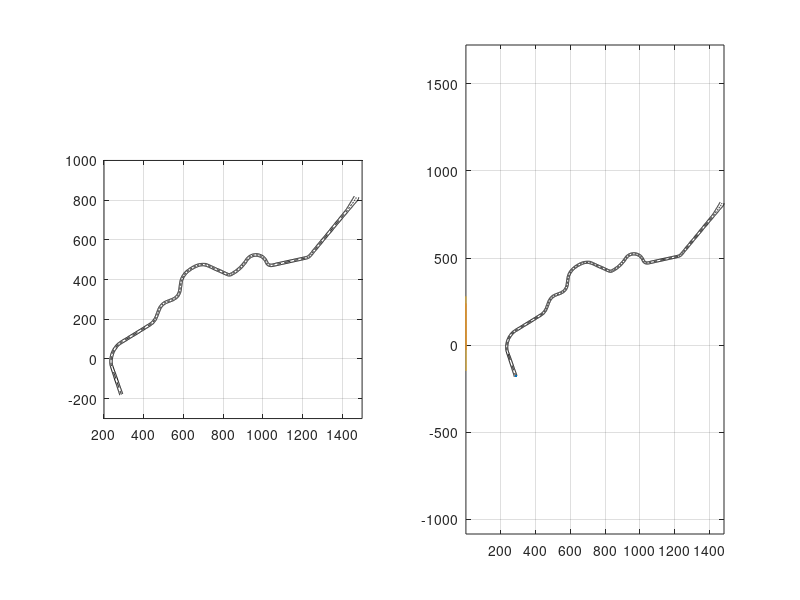

MATLAB code for this plot: (Note: this script raises an error after producing the figure.)
clc;clear;close all;
% load track information
load('TestTrack2.mat');
load('LeadCarA_input_init.mat')
load('LeadCarB_input_init.mat')
load('s_distance.mat')
% read the track data 
range = 1:246;
centerx = TestTrack.cline(1,range); centery = TestTrack.cline(2,range);
blx = TestTrack.bl(1,range);        bly = TestTrack.bl(2,range);
brx = TestTrack.br(1,range);        bry = TestTrack.br(2,range);
rlx = TestTrack.leftlane(1,range);  rly = TestTrack.leftlane(2,range);
rrx = TestTrack.rightlane(1,range); rry = TestTrack.rightlane(2,range);
head = TestTrack.theta(1,range);
% poly-fit the track data 
n_poly = range(end)*5;
x_poly = spline(1:range(end),centerx,linspace(1,range(end),n_poly));        y_poly = spline(1:range(end),centery,linspace(1,range(end),n_poly));
blx_poly = spline(1:range(end),blx,linspace(1,range(end),n_poly));          bly_poly = spline(1:range(end),bly,linspace(1,range(end),n_poly));
brx_poly = spline(1:range(end),brx,linspace(1,range(end),n_poly));          bry_poly = spline(1:range(end),bry,linspace(1,range(end),n_poly));
rlx_poly = spline(1:range(end),rlx,linspace(1,range(end),n_poly));          rly_poly = spline(1:range(end),rly,linspace(1,range(end),n_poly));        
rrx_poly = spline(1:range(end),rrx,linspace(1,range(end),n_poly));          rry_poly = spline(1:range(end),rry,linspace(1,range(end),n_poly));        
head_poly = spline(1:range(end),head,linspace(1,range(end),n_poly));
% construct reference inputs and states 
U_ref = zeros(2,n_poly-1);
U_ref(2,:) = 1000;
Y_ref = zeros(4,n_poly);
Y_ref(1,:) = 10;
Y_ref(2,:) = rrx_poly(1:n_poly);
Y_ref(3,:) = rry_poly(1:n_poly);
Y_ref(4,:) = head_poly(1:n_poly);

% plot the track
figure(1)
subplot(1,2,1)
plot(blx_poly,bly_poly,'k',brx_poly,bry_poly,'k')
axis equal;grid on;hold on
plot(x_poly,y_poly,'k--');
axis([200,1500,-300,1000])
subplot(1,2,2)
plot(blx_poly,bly_poly,'k',brx_poly,bry_poly,'k')
axis equal;grid on;hold on
plot(x_poly,y_poly,'k--');


%% Switch
flag_change = 0;        % vehicle has not changed traj
flag_back = 0;          % vehicle has not moved back 
flag_ready_change = 1;  % vehicle is ready to change
flag_ready_back = 0;    % vehicle is not ready to move back

%% MPC
% MPC parameter
dt = 0.01;
T = 0:dt:25000*dt;   % estimate to finish the track within 250 seconds, actually 208.27 seconds 
npred = 10;
ndec = 4*(npred+1)+2*npred;
A = @(i) eye(4)+dt*...
    [                                                               -1/20, 0, 0,                                                                                   0;
    cos(U_ref(1,i))*cos(Y_ref(4,i)) - (sin(U_ref(1,i))*sin(Y_ref(4,i)))/2, 0, 0, -Y_ref(1,i)*(cos(U_ref(1,i))*sin(Y_ref(4,i)) + (cos(Y_ref(4,i))*sin(U_ref(1,i)))/2);
    cos(U_ref(1,i))*sin(Y_ref(4,i)) + (cos(Y_ref(4,i))*sin(U_ref(1,i)))/2, 0, 0, -Y_ref(1,i)*((sin(U_ref(1,i))*sin(Y_ref(4,i)))/2 - cos(U_ref(1,i))*cos(Y_ref(4,i)));
                                                    (5*sin(U_ref(1,i)))/8, 0, 0,                                                                                   0];

B = @(i) dt*...
    [                                                                                 0, 1/2000;
    -Y_ref(1,i)*((cos(U_ref(1,i))*sin(Y_ref(4,i)))/2 + cos(Y_ref(4,i))*sin(U_ref(1,i))),      0;
    -Y_ref(1,i)*(sin(U_ref(1,i))*sin(Y_ref(4,i)) - (cos(U_ref(1,i))*cos(Y_ref(4,i)))/2),      0;
                                                       (5*Y_ref(1,i)*cos(U_ref(1,i)))/8,      0];
% cost function
Q = diag([1500 10 10 1]);R = [1 0;0 1];
H = blkdiag(kron(eye(npred+1),Q),kron(eye(npred),R));
% actual trajectory 
Y_act = zeros(4,length(T));
Y_act(:,1) = [10;290.81;-177.42;1.96];
U_act = zeros(2,length(T));
% initialize other vehicle
Y_act_A = zeros(4,length(T));
Y_act_A(:,1) = LeadCarA.init;
Y_act_B = zeros(4,length(T));
Y_act_B(:,1) = LeadCarB.init;
CarX0 = plot(290.81,-177.42);       CarX1 = CarX0;
CarA0 = plot(LeadCarA.init(2:3));   CarA1 = CarA0;
CarB0 = plot(LeadCarB.init(2:3));   CarB1 = CarB0;

for i = 1:length(T)
    % Here we look to see what the closest y_ref is to where we currently
    % are. In general, MPC tracks behind the reference trajectory so we 
    % reset the reference for the error calc to be close to where i is.
    k = knnsearch([Y_ref(2,:);Y_ref(3,:)]',[Y_act(2,i),Y_act(3,i)]);
    if k == n_poly-10
        break
    end
    
    % implementing reference trajectory altering algorithm
    if flag_change == 1
        flag_change = 0;
        flag_ready_change = 0;   
        flag_ready_back = 1;
        disp('change traj')
        [rrx_new,rry_new] = change_traj_right_to_left(k,rlx_poly,rly_poly,rrx_poly,rry_poly);
        
        U_ref(2,:) = 1200;
        Y_ref(1,k+1:k+9) = 12;
        Y_ref(2,k+1:k+9) = rrx_new;
        Y_ref(3,k+1:k+9) = rry_new;
        
        Y_ref(1,k+10:end) = 12;
        Y_ref(2,k+10:end) = rlx_poly(k+10:end);
        Y_ref(3,k+10:end) = rly_poly(k+10:end);
        
        passing_moment = i;
    elseif flag_back == 1
        flag_back = 0;
        flag_ready_back = 0;
        disp('go back')
        [rlx_new,rly_new] = change_traj_left_to_right(k,rlx_poly,rly_poly,rrx_poly,rry_poly);
        
        U_ref(2,:) = 1000;
        Y_ref(1,k+1:k+9) = 10;
        Y_ref(2,k+1:k+9) = rlx_new;
        Y_ref(3,k+1:k+9) = rly_new;
        
        Y_ref(1,k+10:end) = 10;
        Y_ref(2,k+10:end) = rrx_poly(k+10:end);
        Y_ref(3,k+10:end) = rry_poly(k+10:end);
    end
    if ~exist('passing_moment','var')
    elseif i == passing_moment+2000
        flag_ready_change = 1;
    end
    % changing input based on new reference trajectory
    Y_error = Y_act(:,i)-Y_ref(:,k);
    [low,up] = bound_cons(k,U_ref,npred,ndec,[-0.5,0.5,-5000,2500]);
    [Aeq,beq] = eq_cons(k,A,B,npred,ndec,Y_error);
    options = optimoptions('quadprog','ConstraintTolerance',10^-4,'OptimalityTolerance',10^-3,'Display','off');
    z_hor = quadprog(H,[],[],[],Aeq,beq,low,up,[],options);
    U_act(:,i) = z_hor(45:46)+U_ref(:,k);
    % simulating main vehicles
    [~,Y_temp] = ode45(@(t,x) vehicle(x,U_act(:,i)),0:dt:dt,Y_act(:,i));
    Y_act(:,i+1) = Y_temp(end,:)';
    % simulating other vehicles
    [~,Y_temp_A] = ode45(@(t,x) vehicle(x,LeadCarA.input(:,i)),0:dt:dt,Y_act_A(:,i));
    Y_act_A(:,i+1) = Y_temp_A(end,:)';
    [~,Y_temp_B] = ode45(@(t,x) vehicle(x,LeadCarB.input(:,i)),0:dt:dt,Y_act_B(:,i));
    Y_act_B(:,i+1) = Y_temp_B(end,:)';
    % calculating distance along the path between vehicles
    S = s(k);
    S_A = s(finding_index(Y_act_A(2,i),Y_act_A(3,i),x_poly,y_poly));
    S_B = s(finding_index(Y_act_B(2,i),Y_act_B(3,i),x_poly,y_poly));
    % implementing switch system
    if 0 < S_A-S && S_A-S < 50 && flag_ready_change == 1
        flag_change = 1;
        disp('Approaching Car A')
    end
    if -10 < S_A-S && S_A-S < -5 && flag_ready_back == 1
        flag_back = 1;
        disp('Car A is passed')
    end
    if 0 < S_B-S && S_B-S < 50 && flag_ready_change == 1
        flag_change = 1;
        disp('Approaching Car B')
    end
    if -10 < S_B-S && S_B-S < -5 && flag_ready_back == 1
        flag_back = 1;
        disp('Car B is passed')
    end
    % plotting every 25 steps 
    if (mod(i,25) == 0)
        subplot(1,2,1)
        [CarX0,CarA0,CarB0] = plot_vehicle(Y_act,Y_act_A,Y_act_B,i,CarX0,CarA0,CarB0,0);
        subplot(1,2,2)
        [CarX1,CarA1,CarB1] = plot_vehicle(Y_act,Y_act_A,Y_act_B,i,CarX1,CarA1,CarB1,1);
        string2 = ['Speed is ',num2str(Y_act(1,i))];
        title(string2)
    end
end

%% Sub-function
function [rrx_new,rry_new] = change_traj_left_to_right(index,rlx_poly,rly_poly,rrx_poly,rry_poly)
% passing seven points
percentage = [0.95 0.9 0.8 0.65 0.5 0.32 0.2 0.1 0.05];
rrx_new = zeros(1,length(percentage));
rry_new = zeros(1,length(percentage));
for i = 1:length(percentage)
    percent = percentage(i);
    [x_new,y_new] = point_shift(percent,index+i,rlx_poly,rly_poly,rrx_poly,rry_poly);
    rrx_new(i) = x_new;
    rry_new(i) = y_new;
end
end

function [rrx_new,rry_new] = change_traj_right_to_left(index,rlx_poly,rly_poly,rrx_poly,rry_poly)
% passing seven points
percentage = [0.05 0.1 0.2 0.35 0.5 0.65 0.8 0.9 0.95];
rrx_new = zeros(1,length(percentage));
rry_new = zeros(1,length(percentage));
for i = 1:length(percentage)
    percent = percentage(i);
    [x_new,y_new] = point_shift(percent,index+i,rlx_poly,rly_poly,rrx_poly,rry_poly);
    rrx_new(i) = x_new;
    rry_new(i) = y_new;
end
end

function [x_new,y_new] = point_shift(percent,index,rlx_poly,rly_poly,rrx_poly,rry_poly)
lx = rlx_poly(index);
ly = rly_poly(index);
rx = rrx_poly(index);
ry = rry_poly(index);

x_new = (lx-rx)*percent+rx;
y_new = (ly-ry)*percent+ry;
end

function index = finding_index(x,y,x_poly,y_poly)
position = [x_poly;y_poly]';
Req_position = [x,y];
index = knnsearch(position,Req_position);
end

function [CarX,CarA,CarB] = plot_vehicle(Y_act,Y_act_A,Y_act_B,i,CarX,CarA,CarB,condition)
delete(CarX);delete(CarA);delete(CarB)
CarX = plot(Y_act(2,i),Y_act(3,i),'bh','linewidth',2);
CarA = plot(Y_act_A(2,i),Y_act_A(3,i),'ro','linewidth',2);
CarB = plot(Y_act_B(2,i),Y_act_B(3,i),'ro','linewidth',2);
if condition == 1
    axis([Y_act(2,i)-30, Y_act(2,i)+30, Y_act(3,i)-30, Y_act(3,i)+30]);
end
drawnow
end

function [Aeq,beq] = eq_cons(idx,A,B,npred,Ndec,Zini)
Aeq = -eye((npred+1)*4,Ndec);
beq = zeros((npred+1)*4,1);
Aeq(1:4,1:4) = eye(4);
beq(1:4) = Zini;
for i = 0:npred-1
    Aeq((i+1)*4+(1:4),i*4+(1:4)) = A(idx+i);
    Aeq((i+1)*4+(1:4),(npred+1)*4+i*2+(1:2)) = B(idx+i);
end
end

function [Lb,Ub] = bound_cons(idx,U_ref,npred,Ndec,input_range)
Lb = -inf(Ndec,1);
Ub = inf(Ndec,1);
for i = 0:npred-1
    Lb(44+i*2+1) = input_range(1)-U_ref(1,idx+i);
    Ub(44+i*2+1) = input_range(2)-U_ref(1,idx+i);
    Lb(44+i*2+2) = input_range(3)-U_ref(2,idx+i);
    Ub(44+i*2+2) = input_range(4)-U_ref(2,idx+i);
end
end

function state_dot = vehicle(state,input)
% Constants
L1 = 1.6;   L2 = 0.8;   R = 1/5;
Ak = 100;   m = 2000;   b = 100;
% Inputs
% delta = interp1(T,input(:,1),t,'previous','extrap');
% Fd = interp1(T,input(:,2),t,'previous','extrap');
delta = input(1);Fd = input(2);
% States
u = state(1);x = state(2);y = state(3);psi = state(4);
% Outputs
u_dot = (Fd-b*u)/m;
x_dot = (((-L2/L1)*sin(delta)*sin(psi)) + (cos(delta)*cos(psi)))*u;
y_dot = (((L2/L1)*sin(delta)*cos(psi)) + (cos(delta)*sin(psi)))*u;
psi_dot = (1/L1)*sin(delta)*u;
state_dot = [u_dot;x_dot;y_dot;psi_dot];
end


